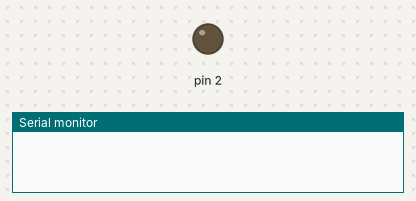
This sketch was run on a simulated Arduino Uno, built with avr-gcc and run on an emulated ATmega328P. On the bench: output pins drawn as LEDs (lit = HIGH), the last lines printed to the serial monitor.

Above: at 0.1 s.
At 1.1 s:
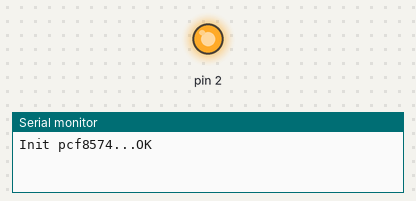
Timing chart, 0 to 2.6 s (numbered marks = the images above):
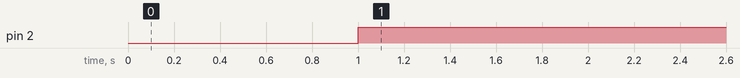

Measured:
- by itself, pin 2: LOW → HIGH at 1.0 s

The sketch:

io.ino
```cpp
/*
 Blink led on PIN0
 by Mischianti Renzo <http://www.mischianti.org>

 https://www.mischianti.org/2019/01/02/pcf8574-i2c-digital-i-o-expander-fast-easy-usage/
*/

#include "Arduino.h"
#include "PCF8574.h"

// Set i2c address
PCF8574 pcf8574(0x3f);

void setup()
{
	Serial.begin(115200);
	delay(1000);

	// Set pinMode to OUTPUT
	pcf8574.pinMode(P0, OUTPUT);
	pcf8574.pinMode(P1, INPUT);
	pinMode(2, OUTPUT);
	Serial.print("Init pcf8574...");
	if (pcf8574.begin()){
		Serial.println("OK");
	}else{
		Serial.println("KO");
	}
}

void loop()
{
  if(pcf8574.digitalRead(P1)){
    digitalWrite(2,LOW);
  }
  else{
    digitalWrite(2,HIGH);
  }
	pcf8574.digitalWrite(P0, HIGH);
	delay(1000);
	pcf8574.digitalWrite(P0, LOW);
	delay(1000);
}
```
